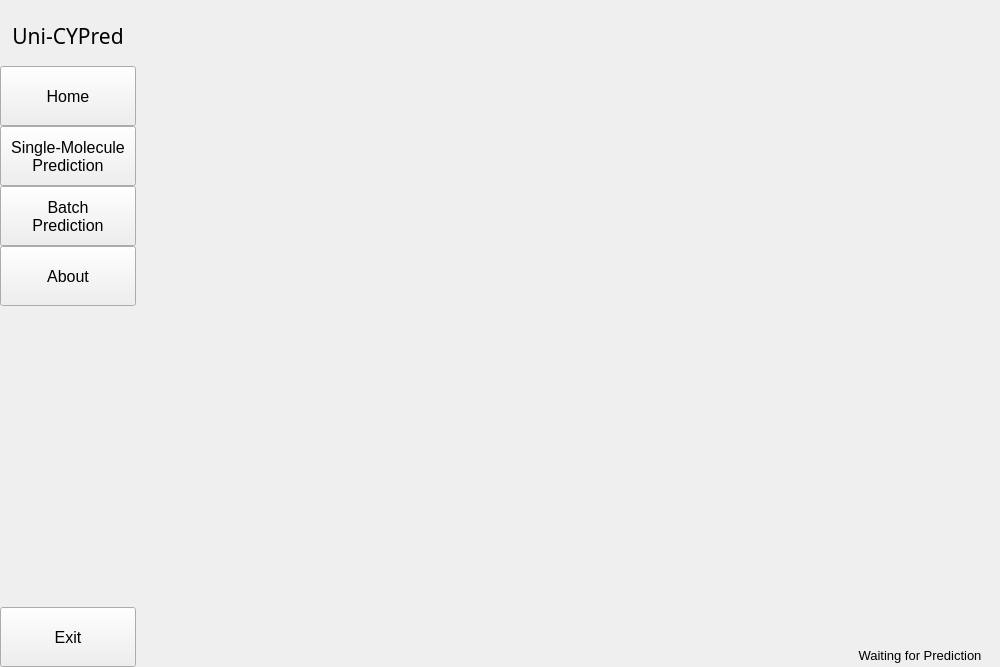
<?xml version="1.0" encoding="UTF-8"?>
<ui version="4.0">
 <class>MainWindow</class>
 <widget class="QMainWindow" name="MainWindow">
  <property name="geometry">
   <rect>
    <x>0</x>
    <y>0</y>
    <width>1000</width>
    <height>667</height>
   </rect>
  </property>
  <property name="minimumSize">
   <size>
    <width>1000</width>
    <height>667</height>
   </size>
  </property>
  <property name="maximumSize">
   <size>
    <width>1000</width>
    <height>667</height>
   </size>
  </property>
  <property name="font">
   <font>
    <family>Segoe UI</family>
    <pointsize>10</pointsize>
   </font>
  </property>
  <property name="windowTitle">
   <string>Uni-CYPred</string>
  </property>
  <property name="windowIcon">
   <iconset resource="../static/resource.qrc">
    <normaloff>:/icons/icons/favicon.ico</normaloff>:/icons/icons/favicon.ico</iconset>
  </property>
  <property name="locale">
   <locale language="English" country="UnitedStates"/>
  </property>
  <widget class="QWidget" name="centralwidget">
   <layout class="QGridLayout" name="gridLayout">
    <property name="leftMargin">
     <number>0</number>
    </property>
    <property name="topMargin">
     <number>0</number>
    </property>
    <property name="rightMargin">
     <number>0</number>
    </property>
    <property name="bottomMargin">
     <number>0</number>
    </property>
    <property name="spacing">
     <number>0</number>
    </property>
    <item row="0" column="1">
     <widget class="QWidget" name="content_widget" native="true">
      <property name="minimumSize">
       <size>
        <width>864</width>
        <height>642</height>
       </size>
      </property>
      <property name="maximumSize">
       <size>
        <width>864</width>
        <height>642</height>
       </size>
      </property>
      <property name="font">
       <font>
        <family>Segoe UI</family>
        <pointsize>12</pointsize>
       </font>
      </property>
      <layout class="QVBoxLayout" name="content_vLayout">
       <property name="spacing">
        <number>0</number>
       </property>
       <property name="leftMargin">
        <number>0</number>
       </property>
       <property name="topMargin">
        <number>0</number>
       </property>
       <property name="rightMargin">
        <number>0</number>
       </property>
       <property name="bottomMargin">
        <number>0</number>
       </property>
       <item>
        <widget class="QStackedWidget" name="stackedWidget">
         <property name="currentIndex">
          <number>3</number>
         </property>
         <widget class="QWidget" name="home_page"/>
         <widget class="QWidget" name="single_page"/>
         <widget class="QWidget" name="batch_page"/>
         <widget class="QWidget" name="about_page"/>
        </widget>
       </item>
      </layout>
     </widget>
    </item>
    <item row="1" column="1">
     <widget class="QWidget" name="statusbar_widget" native="true">
      <property name="minimumSize">
       <size>
        <width>864</width>
        <height>25</height>
       </size>
      </property>
      <property name="maximumSize">
       <size>
        <width>864</width>
        <height>25</height>
       </size>
      </property>
      <property name="font">
       <font>
        <family>Segoe UI</family>
        <pointsize>10</pointsize>
       </font>
      </property>
      <layout class="QHBoxLayout" name="horizontalLayout">
       <property name="spacing">
        <number>3</number>
       </property>
       <property name="leftMargin">
        <number>0</number>
       </property>
       <property name="topMargin">
        <number>1</number>
       </property>
       <property name="rightMargin">
        <number>15</number>
       </property>
       <property name="bottomMargin">
        <number>0</number>
       </property>
       <item>
        <spacer name="horizontalSpacer">
         <property name="orientation">
          <enum>Qt::Horizontal</enum>
         </property>
         <property name="sizeType">
          <enum>QSizePolicy::Expanding</enum>
         </property>
         <property name="sizeHint" stdset="0">
          <size>
           <width>690</width>
           <height>1</height>
          </size>
         </property>
        </spacer>
       </item>
       <item>
        <widget class="QWidget" name="loading_widget" native="true">
         <property name="sizePolicy">
          <sizepolicy hsizetype="Fixed" vsizetype="Fixed">
           <horstretch>0</horstretch>
           <verstretch>0</verstretch>
          </sizepolicy>
         </property>
         <property name="minimumSize">
          <size>
           <width>20</width>
           <height>20</height>
          </size>
         </property>
         <property name="maximumSize">
          <size>
           <width>20</width>
           <height>20</height>
          </size>
         </property>
        </widget>
       </item>
       <item>
        <widget class="QLabel" name="status_label">
         <property name="sizePolicy">
          <sizepolicy hsizetype="Fixed" vsizetype="Fixed">
           <horstretch>0</horstretch>
           <verstretch>0</verstretch>
          </sizepolicy>
         </property>
         <property name="minimumSize">
          <size>
           <width>130</width>
           <height>24</height>
          </size>
         </property>
         <property name="maximumSize">
          <size>
           <width>130</width>
           <height>24</height>
          </size>
         </property>
         <property name="text">
          <string>Waiting for Prediction</string>
         </property>
         <property name="alignment">
          <set>Qt::AlignCenter</set>
         </property>
        </widget>
       </item>
      </layout>
     </widget>
    </item>
    <item row="0" column="0" rowspan="2">
     <widget class="QWidget" name="sidebar_widget" native="true">
      <property name="minimumSize">
       <size>
        <width>136</width>
        <height>667</height>
       </size>
      </property>
      <property name="maximumSize">
       <size>
        <width>136</width>
        <height>667</height>
       </size>
      </property>
      <layout class="QVBoxLayout" name="sidebar_vLayout">
       <property name="spacing">
        <number>0</number>
       </property>
       <property name="leftMargin">
        <number>0</number>
       </property>
       <property name="topMargin">
        <number>6</number>
       </property>
       <property name="rightMargin">
        <number>0</number>
       </property>
       <property name="bottomMargin">
        <number>0</number>
       </property>
       <item>
        <widget class="QLabel" name="logo_label">
         <property name="minimumSize">
          <size>
           <width>136</width>
           <height>60</height>
          </size>
         </property>
         <property name="maximumSize">
          <size>
           <width>16777215</width>
           <height>16777215</height>
          </size>
         </property>
         <property name="font">
          <font>
           <family>Sitka</family>
           <pointsize>16</pointsize>
           <bold>false</bold>
          </font>
         </property>
         <property name="text">
          <string>Uni-CYPred</string>
         </property>
         <property name="scaledContents">
          <bool>false</bool>
         </property>
         <property name="alignment">
          <set>Qt::AlignCenter</set>
         </property>
        </widget>
       </item>
       <item>
        <layout class="QVBoxLayout" name="sidebar_btn_vLayout">
         <property name="spacing">
          <number>0</number>
         </property>
         <property name="topMargin">
          <number>0</number>
         </property>
         <item>
          <widget class="QPushButton" name="home_btn">
           <property name="minimumSize">
            <size>
             <width>135</width>
             <height>60</height>
            </size>
           </property>
           <property name="maximumSize">
            <size>
             <width>16777215</width>
             <height>16777215</height>
            </size>
           </property>
           <property name="font">
            <font>
             <family>Segoe UI</family>
             <pointsize>12</pointsize>
            </font>
           </property>
           <property name="cursor">
            <cursorShape>PointingHandCursor</cursorShape>
           </property>
           <property name="text">
            <string>Home</string>
           </property>
           <property name="checkable">
            <bool>true</bool>
           </property>
           <property name="autoExclusive">
            <bool>true</bool>
           </property>
          </widget>
         </item>
         <item>
          <widget class="QPushButton" name="single_btn">
           <property name="minimumSize">
            <size>
             <width>135</width>
             <height>60</height>
            </size>
           </property>
           <property name="maximumSize">
            <size>
             <width>16777215</width>
             <height>16777215</height>
            </size>
           </property>
           <property name="font">
            <font>
             <family>Segoe UI</family>
             <pointsize>12</pointsize>
            </font>
           </property>
           <property name="cursor">
            <cursorShape>PointingHandCursor</cursorShape>
           </property>
           <property name="text">
            <string>Single-Molecule
Prediction</string>
           </property>
           <property name="checkable">
            <bool>true</bool>
           </property>
           <property name="autoExclusive">
            <bool>true</bool>
           </property>
          </widget>
         </item>
         <item>
          <widget class="QPushButton" name="batch_btn">
           <property name="minimumSize">
            <size>
             <width>135</width>
             <height>60</height>
            </size>
           </property>
           <property name="font">
            <font>
             <family>Segoe UI</family>
             <pointsize>12</pointsize>
            </font>
           </property>
           <property name="cursor">
            <cursorShape>PointingHandCursor</cursorShape>
           </property>
           <property name="text">
            <string>Batch
Prediction</string>
           </property>
           <property name="checkable">
            <bool>true</bool>
           </property>
           <property name="autoExclusive">
            <bool>true</bool>
           </property>
          </widget>
         </item>
         <item>
          <widget class="QPushButton" name="about_btn">
           <property name="minimumSize">
            <size>
             <width>135</width>
             <height>60</height>
            </size>
           </property>
           <property name="font">
            <font>
             <family>Segoe UI</family>
             <pointsize>12</pointsize>
            </font>
           </property>
           <property name="cursor">
            <cursorShape>PointingHandCursor</cursorShape>
           </property>
           <property name="text">
            <string>About</string>
           </property>
           <property name="checkable">
            <bool>true</bool>
           </property>
           <property name="autoExclusive">
            <bool>true</bool>
           </property>
          </widget>
         </item>
        </layout>
       </item>
       <item>
        <spacer name="verticalSpacer">
         <property name="orientation">
          <enum>Qt::Vertical</enum>
         </property>
         <property name="sizeHint" stdset="0">
          <size>
           <width>20</width>
           <height>221</height>
          </size>
         </property>
        </spacer>
       </item>
       <item>
        <widget class="QPushButton" name="exit_btn">
         <property name="minimumSize">
          <size>
           <width>136</width>
           <height>60</height>
          </size>
         </property>
         <property name="font">
          <font>
           <family>Segoe UI</family>
           <pointsize>12</pointsize>
          </font>
         </property>
         <property name="cursor">
          <cursorShape>PointingHandCursor</cursorShape>
         </property>
         <property name="text">
          <string>Exit</string>
         </property>
        </widget>
       </item>
      </layout>
     </widget>
    </item>
   </layout>
  </widget>
 </widget>
 <resources>
  <include location="../static/resource.qrc"/>
  <include location="../static/resource.qrc"/>
 </resources>
 <connections/>
</ui>
